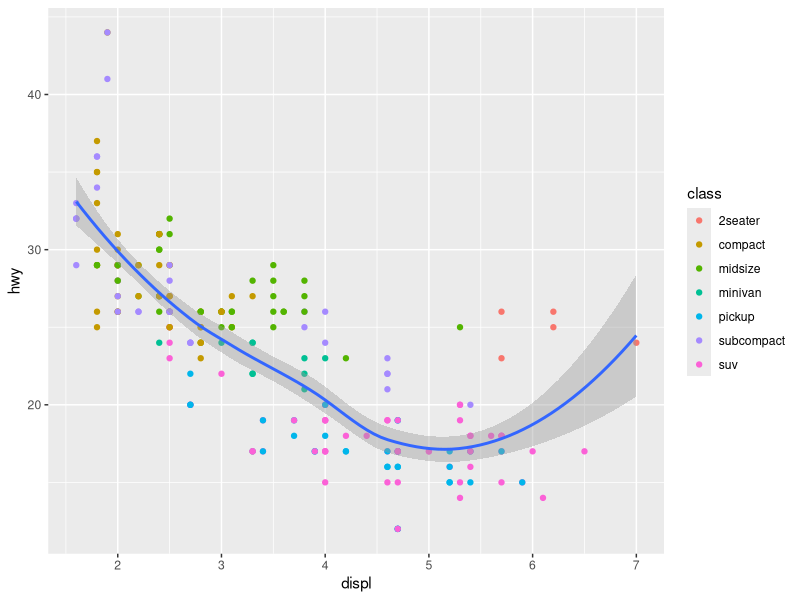
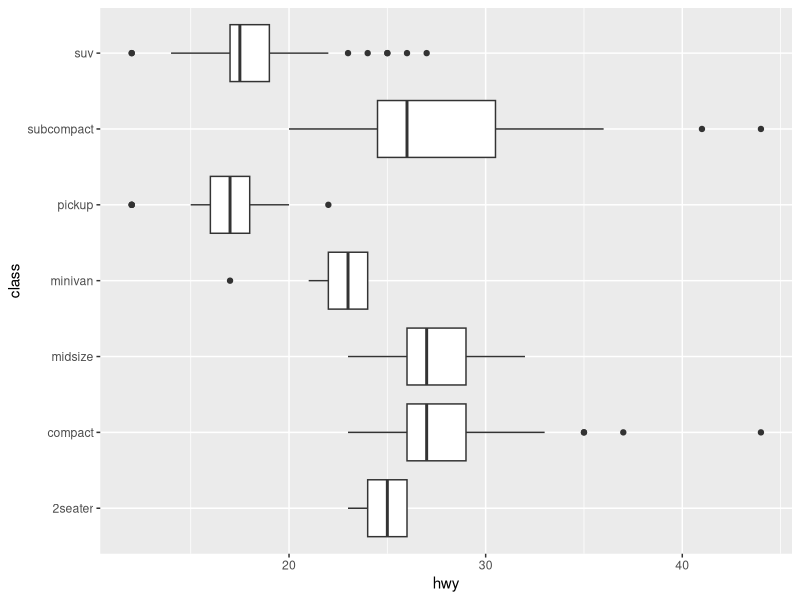

These figures' R source, in order:
library(tidyverse)

ggplot(data = mpg, mapping = aes(x = displ, y = hwy)) + 
  geom_point(mapping = aes(color = class)) + 
  geom_smooth()

ggplot(data = mpg, mapping = aes(x = class, y = hwy)) + 
  geom_boxplot() +
  coord_flip()
